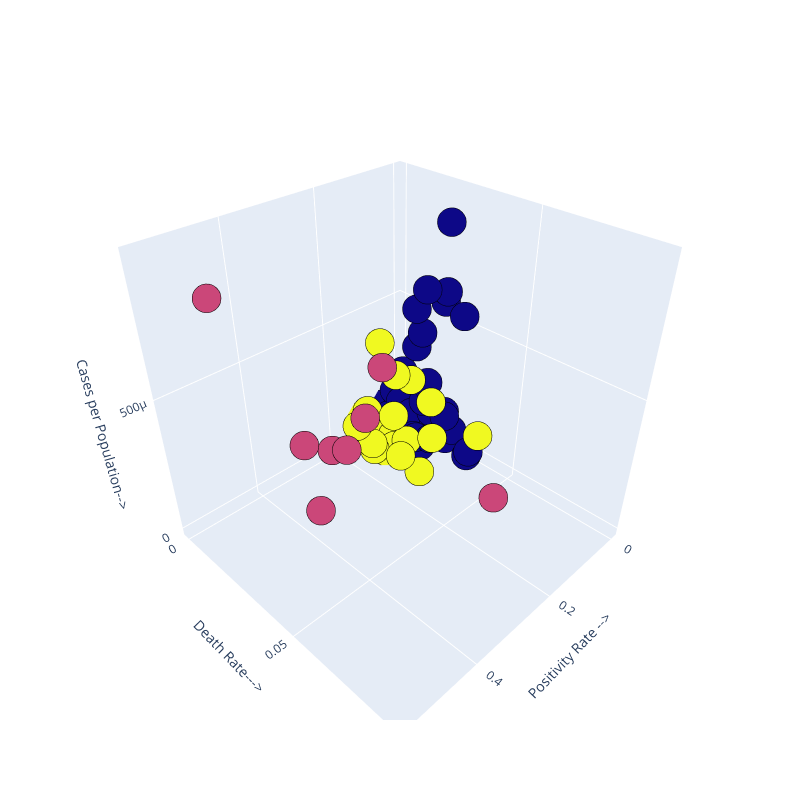

Source (notebook cell):
### Code cell
dfn = pd.read_csv("statistics_with_entityFnan.csv")
cl2(dfn)
